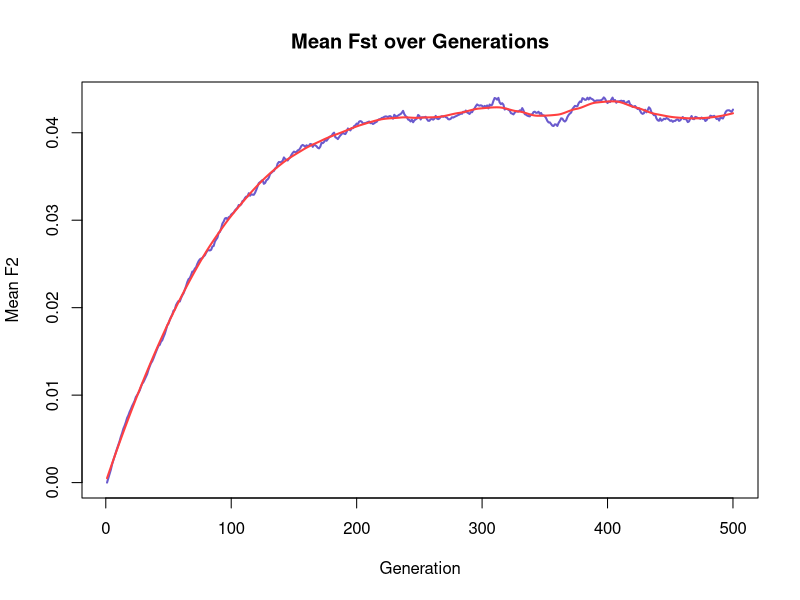

The R source for this figure: (Note: this script raises an error after producing the figure.)
#As same as In model part
calculate_next_gen_num <- function(current_num, N, a1, b1, m, p3) {
  p0 <- current_num / (2 * N)
  p_after_migration <- p0 * (1 - m) + m * p3
  p_after_mutation <- p_after_migration * (1 - a1 - b1) + b1
  
  rbinom(1, 2 * N, p_after_mutation)
}

F_simulation_modified <- function(N, K, a1, b1, m_ij, p0, p3, num_generations) {
  n_i <- matrix(nrow = K, ncol = num_generations)
  n_i[, 1] <- rep(2 * N * p0, K)
  n_i[3, ] <- rep(2 * N * p3, num_generations)
  
  for (t in 1:(num_generations - 1)) {
    for (i in 1:2) {
      n_i[i, t + 1] <- calculate_next_gen_num(n_i[i, t], N, a1, b1, m_ij[i, 3], p3)
    }
  }
  
  p_i <- n_i / (2 * N)
  return(p_i)
}

#modify function for Fst scenario
repeat_simulation_2_modified <- function(N, num_simulations, K, a1, b1, m_ij, p0, p3, num_generations) {
  all_diffs_up <- matrix(0, nrow = num_generations, ncol = num_simulations)
  all_diffs_down <- matrix(0, nrow = num_generations, ncol = num_simulations)
  all_p1_freqs <- matrix(0, nrow = num_generations, ncol = num_simulations)  
  all_p2_freqs <- matrix(0, nrow = num_generations, ncol = num_simulations)  
  for (sim in 1:num_simulations) {
    F_matrix <- F_simulation_modified(N, K, a1, b1, m_ij, p0, p3, num_generations)
    p1_freqs <- F_matrix[1, ] 
    p2_freqs <- F_matrix[2, ] 
    all_p1_freqs[, sim] <- p1_freqs
    all_p2_freqs[, sim] <- p2_freqs
    all_diffs_up[, sim] <- (p1_freqs - p2_freqs)^2
    all_diffs_down[, sim] <- (p1_freqs + p2_freqs - 2*p1_freqs*p2_freqs)
  }
  mean_diffs <- rowMeans(all_diffs_up) / rowMeans(all_diffs_down)
  return(list(mean_diffs = mean_diffs, all_p1_freqs = all_p1_freqs, all_p2_freqs = all_p2_freqs))
}

N <- 1000  
a1 <- 0.0003  
b1 <- 0.0002  
m_ij <- matrix(0.005, nrow = 3, ncol = 3)
m_ij[1,2] <- m_ij[2,1] <- 0
diag(m_ij) <- 1 - 0.005 
m_ij[3,3] <- 1 - 0.005*2
p0 <- 0.4   
p3 <- 0.5   

num_generations <- 600
num_simulations <- 2000  
set.seed(2)
results <- repeat_simulation_2_modified(N, num_simulations, 3, a1, b1, m_ij, p0, p3, num_generations)
mean_diffs <- results$mean_diffs
all_p1_freqs <- results$all_p1_freqs
all_p2_freqs <- results$all_p2_freqs
generation_time2 <- 1:500
mean_diffs2 <- mean_diffs[1:500]
loess_fit2 <- loess(mean_diffs2 ~ generation_time2, span = 0.28)  
pred_time_vals2 <- seq(min(generation_time2), max(generation_time2), length.out = 1000)
pred_vals2 <- predict(loess_fit2, newdata = data.frame(generation_time2 = pred_time_vals2))

plot(generation_time2, mean_diffs2, type = 'l', xlab = "Generation", ylab = "Mean F2", lwd =2,
     main = "Mean Fst over Generations", col = "slateblue")
lines(pred_time_vals2, pred_vals2, col = "brown1", lwd = 2) 

time_interval2 <- pred_time_vals >= 200 & pred_time_vals <= 280
preds_interval2 <- pred_vals2[time_interval2]
t_vals_interval2 <- pred_time_vals2[time_interval2]

max_val2 <- max(preds_interval2)
min_val2 <- min(preds_interval2)
max_time2 <- t_vals_interval2[which.max(preds_interval2)]
min_time2 <- t_vals_interval2[which.min(preds_interval2)]
max_x2 <- max_time2
max_y2 <- max_val2
points(max_x2, max_y2, col = "tan1", pch = 20, cex = 1.5)
max_x2
max_y2
segments(max_x2, par("usr")[3], max_x2, max_y2, col = "tan1", lty = "dotted" , lwd = 2)
segments(par("usr")[1], max_y2, max_x2, max_y2, col = "tan1", lty = "dotted" , lwd = 2)

time_interval2 <- pred_time_vals2 >= 200 & pred_time_vals2 <= 400
preds_interval2 <- pred_vals2[time_interval2]
t_vals_interval2 <- pred_time_vals2[time_interval2]

min_val2 <- min(preds_interval2)
min_time2 <- t_vals_interval2[which.min(preds_interval2)]

min_x2 <- min_time2
min_y2 <- min_val2
min_x2
min_y2

points(min_x2, min_y2, col = "limegreen", pch = 20, cex = 1.5)
segments(min_x2, par("usr")[3], min_x2, min_y2, col = "limegreen", lty = "dotted" , lwd = 2)
segments(par("usr")[1], min_y2, min_x2, min_y2, col = "limegreen", lty = "dotted" , lwd = 2)

legend("bottomright",               
       legend = c("(233, 0.0000123)", "(310, 0.0000106)"), 
       col = c("tan1", "limegreen"),               
       pch = 20,                      
       pt.cex = 1.5,                   
       cex = 0.8,                             
       bty = "n",                        
       bg = 'white',                    
       box.lwd = 1,                       
       box.col = "grey50",                  
       text.col = "black",                    
       text.font = 2,                        
       horiz = FALSE)                    















